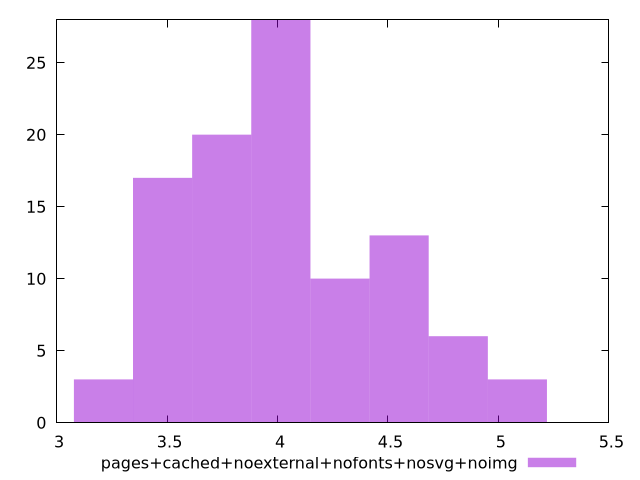

Source code (gnuplot):
$_pagesCachedNoexternalNofontsNosvgNoimg <<EOF
4.015107496066815 28
3.7474336629956935 20
4.818128995280177 6
3.4797598299245727 17
4.550455162209056 13
3.2120859968534514 3
4.2827813291379355 10
5.085802828351299 3
EOF
set key outside below
set terminal pngcairo
set output "report_00004_2020-11-02T20-21-41.718Z/network-server-latency/pages+cached+noexternal+nofonts+nosvg+noimg//raw_hist.png"
set yrange [0:28]
set boxwidth 0.26767383307112097
set style fill transparent solid 0.5 noborder
plot $_pagesCachedNoexternalNofontsNosvgNoimg title "pages+cached+noexternal+nofonts+nosvg+noimg" with boxes ,
